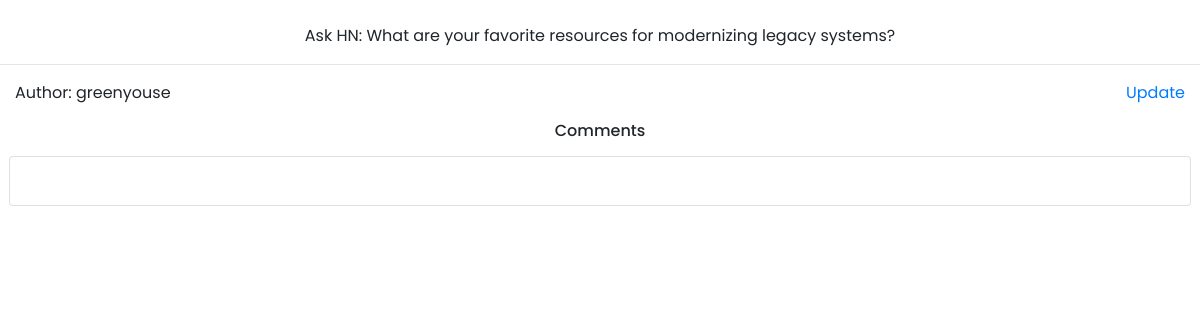
The app's page /post/32601877/ with its own data.
### apiapp/models.py (models this page shows, shortened)
class News(models.Model):
    title = models.CharField(max_length=200, blank = True, null = True)
    hackernews_id = models.BigIntegerField(unique=True, primary_key=True)
    time = UCDateTimeField(default=datetime.now)
    category = models.CharField(max_length=50, blank = True, null = True)
    post_url = models.CharField(max_length=200, blank = True, null = True, default='http://stoplight.io/prism/')
    author = models.CharField(max_length=50, blank = True, null = True)
    path = models.CharField(max_length=50, blank = True, null = True, default='user')

### apiapp/views.py (the view)
# urls.py: path('post/<id>/', detail_view, name='post_detail'),
def detail_view(request, id):
    context = {}
    context["news"] = News.objects.get( hackernews_id = id )
    context["comments"] = Comment.objects.all()
    return render(request, 'news_api/post_detail.html', context)

### templates/news_api/post_detail.html (shortened to what this page needs)
{% extends 'news_api/base.html' %}
{% block content %}
<br>
<p class="text-center">{{ news.title }}</p>
<hr class="my-text">
<div class="container-fluid ">
    <div class="row">
        <div class="col-6">
            <p class="text-left">Author: {{ news.author }}</p>
        </div>
        {% if news.path == 'user' %}
        <div class="col-6">
            <p class="text-right"><a href="{% url 'post_edit' news.pk %}">Update</a></p>
        </div>
        {% else %}
        <div class="col-6">
            <p class="text-right"><a href="{% url 'edit_error' %}">Update</a></p>
        </div>
        {% endif %}
        <br>
    </div>
</div>
<h6 class="text-center">Comments</h6>
<div class="container-fluid padding justify-content-center pt-2 px-4" style="background-color:;">
    <div class="row card p-4 mb-5" style="background-color:white;" >
</div>
</div>
    <br>
{% endblock content %}

### templates/news_api/base.html (style rules this page uses)
body { font-family:'Poppins'; }

### records on screen
News: title "Ask HN: What are your favorite resources for modernizing legacy systems?", author "greenyouse"
